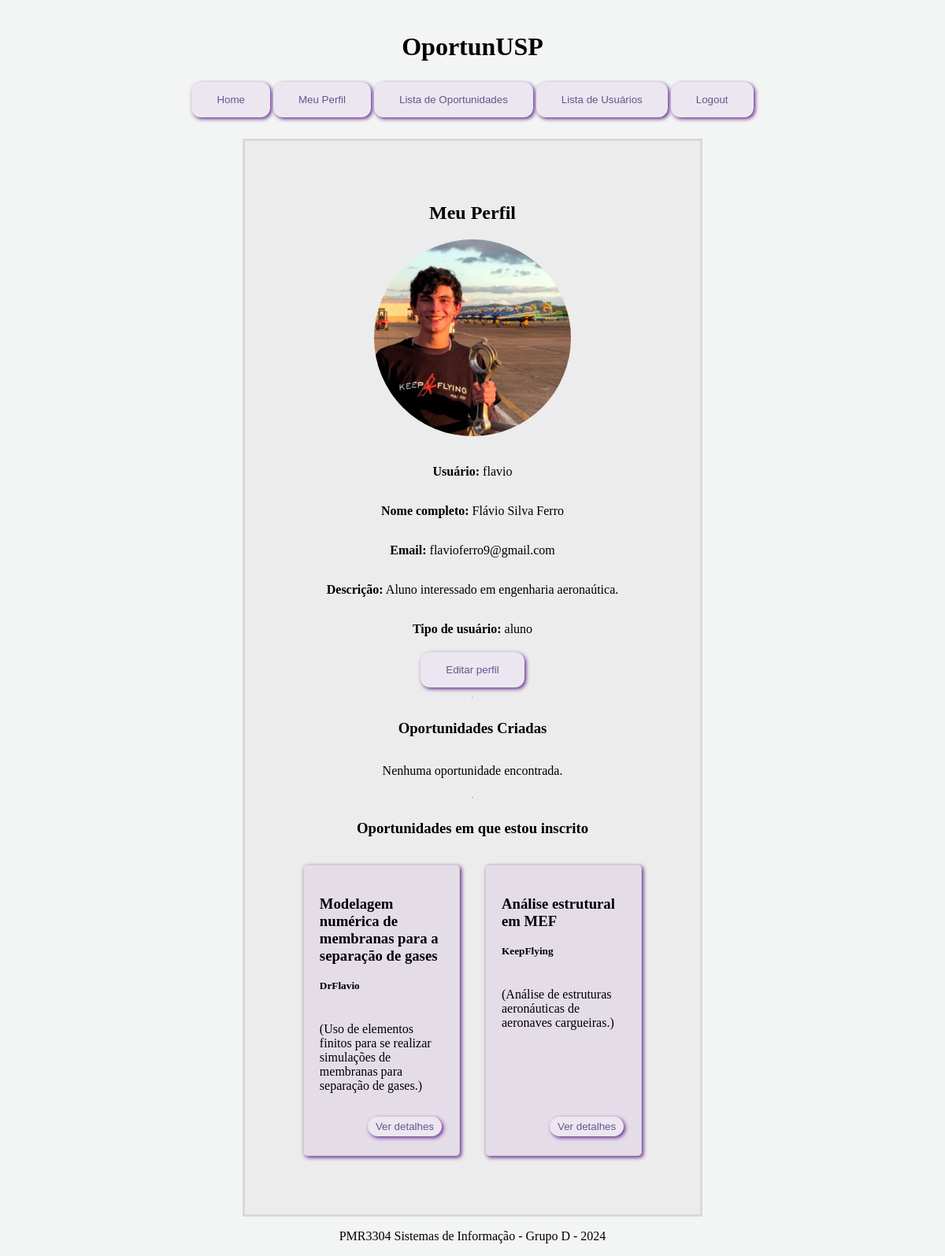
The app's page /oportunidades/my_profile/ (signed in) with its own data.
### oportunidades/models.py (models this page shows, shortened)
class Profile(models.Model):
    USER_TYPES = (
        ('aluno', 'Aluno'),
        ('professor', 'Professor'),
        ('laboratorio', 'Laboratório'),
        ('grupo_extensao', 'Grupo de Extensão'),
    )
    user = models.OneToOneField(User, on_delete=models.CASCADE, related_name='profile')
    description = models.TextField(blank=True, null=True)
    profile_pic = models.ImageField(upload_to='profile_pics/', default='profile_pics/default.jpg')
    user_type = models.CharField(max_length=50, choices=USER_TYPES, default='aluno')  # Campo para escolher o tipo de usuário
    full_name = models.CharField(max_length=255, blank=True, null=True)

class Opportunity(models.Model):
    title = models.CharField(max_length=255)
    description = models.TextField()
    posted_by = models.ForeignKey(User, on_delete=models.CASCADE, related_name='posted_opportunities')  # Quem publicou
    category = models.CharField(max_length=100)  # Área da pesquisa
    date_posted = models.DateTimeField(auto_now_add=True)
    is_active = models.BooleanField(default=True)  # Se a oportunidade está ativa
    subscribers = models.ManyToManyField(User, related_name='subscribed_opportunities', blank=True)  # Usuários inscritos

### oportunidades/views.py (the view)
# urls.py: path('my_profile/', user_profile, name='user_profile'),
@login_required
def user_profile(request):
    profile = get_object_or_404(Profile, user=request.user)
    created_opportunities = Opportunity.objects.filter(posted_by=request.user)
    subscribed_opportunities = request.user.subscribed_opportunities.all()
    return render(request, 'oportunidades/user_profile.html', {
        'profile': profile,
        'opportunities': created_opportunities,
        'subscribed_opportunities': subscribed_opportunities,
    })

### oportunidades/templates/oportunidades/user_profile.html (shortened to what this page needs)
{% extends 'base_generic.html' %}
{% block content %}
<h2>Meu Perfil</h2>
{% if profile.profile_pic %}
<div class="profile-picture-container">
    <img src="{{ profile.profile_pic.url }}" alt="Foto de perfil" style="width: 250px; height: 250px; border-radius: 50%; object-fit: cover;">
</div>
{% endif %}
<p><strong>Usuário:</strong> {{ request.user.username }}</p>
<p><strong>Nome completo:</strong> {{ user.profile.full_name }}</p>
<p><strong>Email:</strong> {{ request.user.email }}</p>
<p><strong>Descrição:</strong> {{ profile.description }}</p>
<p><strong>Tipo de usuário:</strong> {{ profile.user_type }}</p>
<a href="{% url 'edit_profile' %}"><button>Editar perfil</button></a>
<hr>
<h3>Oportunidades Criadas</h3>
<section class="opportunities_list">
    {% for opportunity in opportunities %}
        <article class="card">
            <h3>{{ opportunity.title }}</h3>
            <h5 style="margin-top: 0;">{{ opportunity.posted_by }}</h5>
            <p>({{ opportunity.description }})</p>
            <div id="card_lower_section">
                <a href="{% url 'opportunity_detail' opportunity.pk %}">
                    <button class="button_variation">Ver detalhes</button>
                </a>
            </div>
        </article>
    {% empty %}
        <p>Nenhuma oportunidade encontrada.</p>
    {% endfor %}
</section>
<hr>
<h3>Oportunidades em que estou inscrito</h3>
<section class="opportunities_list">
    {% for opportunity in subscribed_opportunities %}
        <article class="card">
            <h3>{{ opportunity.title }}</h3>
            <h5 style="margin-top: 0;">{{ opportunity.posted_by }}</h5>
            <p>({{ opportunity.description }})</p>
            <div id="card_lower_section">
                <a href="{% url 'opportunity_detail' opportunity.pk %}">
                    <button class="button_variation">Ver detalhes</button>
                </a>
            </div>
        </article>
    {% empty %}
        <p>Você não está inscrito em nenhuma oportunidade.</p>
    {% endfor %}
</section>
{% endblock %}

### oportunidades/static/style.css (style rules this page uses)
:root { --button-color:#ECE6F0; --button-hoverColor: #652a8c; --background-color: #F3F5F4; --header-color: #F3F5F4; --nav_color: #6e55a6 ; --content-color: #ececec; --accent-color: #ffffff; --border-color: #00000015; --text-dark:#65558F; --card-background: #e4dde8; }
body { height: 100vh; display: flex; flex-direction: column; background-color: var(--background-color); align-items: center; flex-grow: 1; padding:1%; }
button { background-color: var(--button-color); border: none; color: white; padding: 15px 32px; text-align: center; margin: 4px 2px; border-radius: 12px; transition: background-color 0.3s ease; color: var(--text-dark); box-shadow: 2px 2px 5px var(--button-hoverColor); }
.button_variation { background-color: var(--button-color); border: none; color: white; padding: 5px 10px; text-align: center; margin: 4px 2px; border-radius: 25px; transition: background-color 0.3s ease; color: var(--text-dark); box-shadow: 2px 2px 5px var(--button-hoverColor); }
.opportunities_list { display: flex; flex-direction: row; flex-wrap: wrap; justify-content: space-around; }
.card { display: flex; flex-direction: column; border: 1px solid var(--border-color); border-radius: 5px; box-shadow: 2px 2px 5px var(--button-hoverColor); margin: 1rem; padding: 1.25rem; width: 15cap; background-color: var(--card-background); }
#card_lower_section { display: flex; justify-content: end; padding-top:10px; align-items: end; flex-grow: 1; }
.profile-picture-container { display: flex; justify-content: center; margin-bottom: 20px; }

### records on screen
Profile: profile_pic (picture), description "Aluno interessado em engenharia aeronaútica.", user_type "aluno"
Opportunity: title "Modelagem numérica de membranas para a separação de gases", posted_by "DrFlavio", description "Uso de elementos finitos para se realizar simulações de membranas para separação de gases."
Opportunity: title "Análise estrutural em MEF", posted_by "KeepFlying", description "Análise de estruturas aeronáuticas de aeronaves cargueiras."

### other values on screen
{{ request.user.username }} "flavio"
{{ user.profile.full_name }} "Flávio Silva Ferro"
{{ request.user.email }} "flavioferro9@gmail.com"
